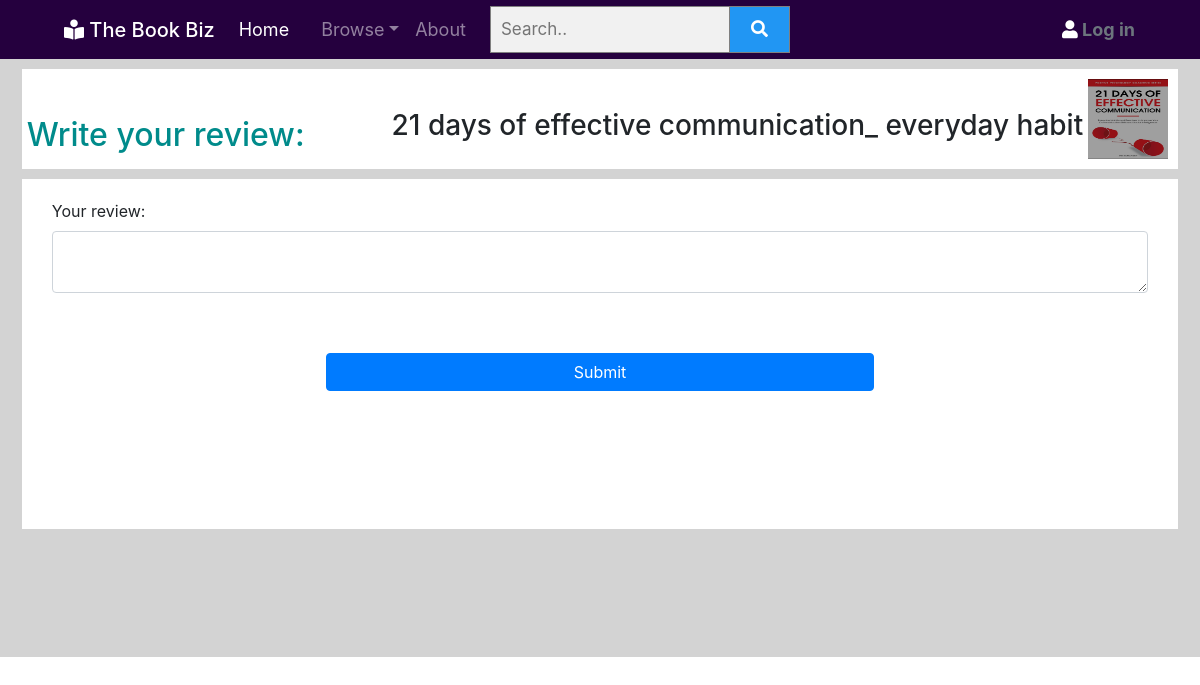
/writeReview.php?id=1000001, run on the app's committed database.
### tables this page shows
CREATE TABLE IF NOT EXISTS `books` (
  `ISBN_no` int(30) NOT NULL AUTO_INCREMENT,
  `book_name` varchar(50) NOT NULL,
  `author` varchar(80) NOT NULL,
  `edition` int(11) DEFAULT NULL,
  `publisher_name` varchar(80) NOT NULL,
  `year_of_publication` int(4) NOT NULL,
  `description` longtext NOT NULL,
  `category` varchar(40) NOT NULL,
  `image` varchar(80) NOT NULL,
  `pdf_name` varchar(150) NOT NULL,
  PRIMARY KEY (`ISBN_no`)
);

### dbh.inc.php (called while the page is built, shortened)
<?php
class Dbh
{
	protected function connect(){
		$this->dbServername="localhost";
		$this->dbUsername="root";
		$this->dbPassword="";
		$this->dbName="e_book_reader";
		$conn=new mysqli($this->dbServername,$this->dbUsername,$this->dbPassword,$this->dbName);
		return $conn;
	}
}

### writeReview.php (the view, shortened to what this page needs)
<?php
  include 'browse.php';
  class WriteReviews extends Dbh
	{
		public function getBookName($id){
			$sql="select * from books where ISBN_no=".$id.";";
			$result=$this->connect()->query($sql);
			$numRows=$result->num_rows;
			if($numRows>0){
				return $row=$result->fetch_assoc();
			}
		}
	}
	$id= $_REQUEST['id'];
	$bk=new WriteReviews();
	$data=$bk->getBookName($id);
?>
<div style="width: 100%;background-color: lightgrey;height:598px;padding: 10px;">
	<div style="background-color: white;width: 98%;height: 100px;margin:0px auto;position: relative;">
		<?php
			echo '<h2 style="display:inline;bottom:10px;color:darkcyan;position:absolute;margin:5px;">Write your review:</h2>';
			echo '<div style="float:right;margin:10px;display:inline;">';
			echo '<img src="books_images/'.$data['image'].'" alt="book" width="80px" height="80px" style="float:right;" />';
			echo '<h3 style="float:right;margin-top:30px;margin-right:5px;">'.$data['book_name'].'</h3>';
			echo '</div>';
?>
	</div>
		<div style="background-color: white;width: 98%;height: 350px;margin:10px auto;position: relative;">
			<form method="post" action="reviewResults.php" style="margin: 10px;padding: 20px;">
				<label for="review">Your review:</label>
				<textarea id="review" class="form-control" name="review"></textarea>
				<center><input type="submit" name="submit" class="btn btn-primary" style="margin-top: 60px;width:50%;" value="Submit" /></center>
			</form>
<?php
			echo '</div>';
		?>
</div>

### data on the page
books: image (picture), book_name "21 days of effective communication_ everyday habit"
